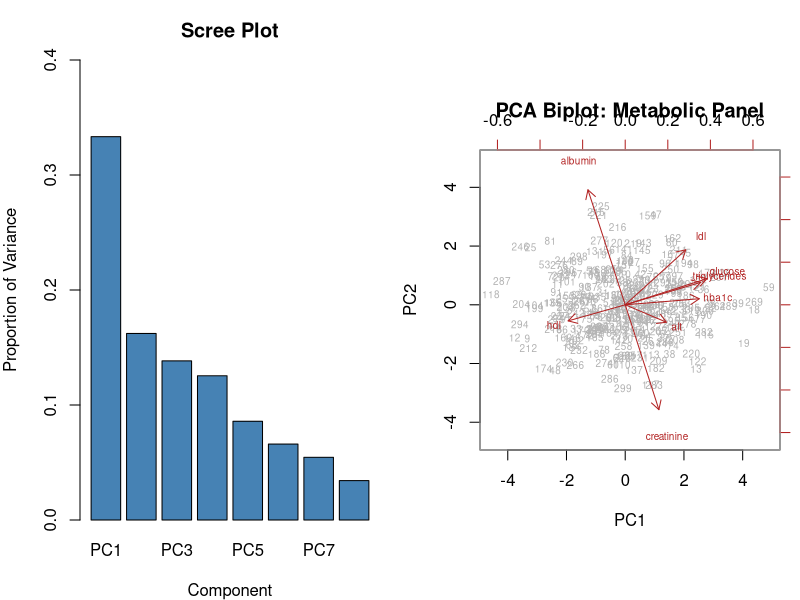
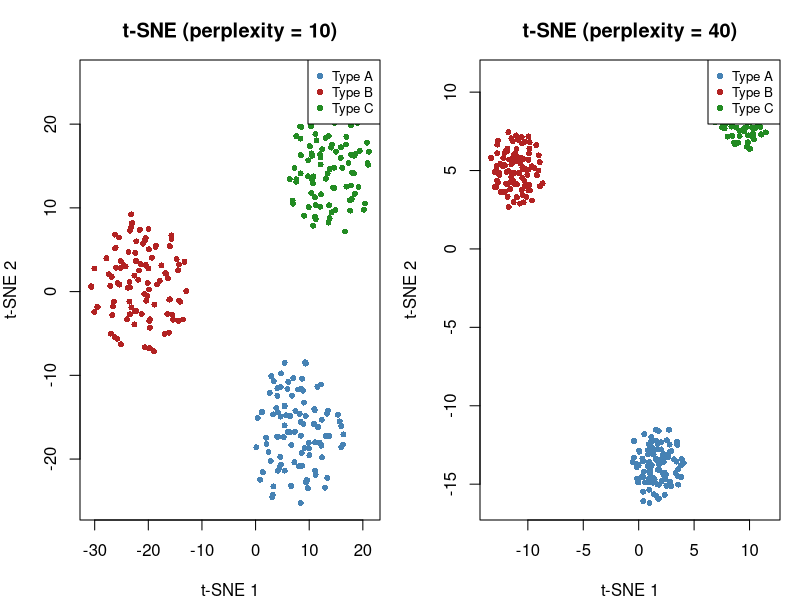
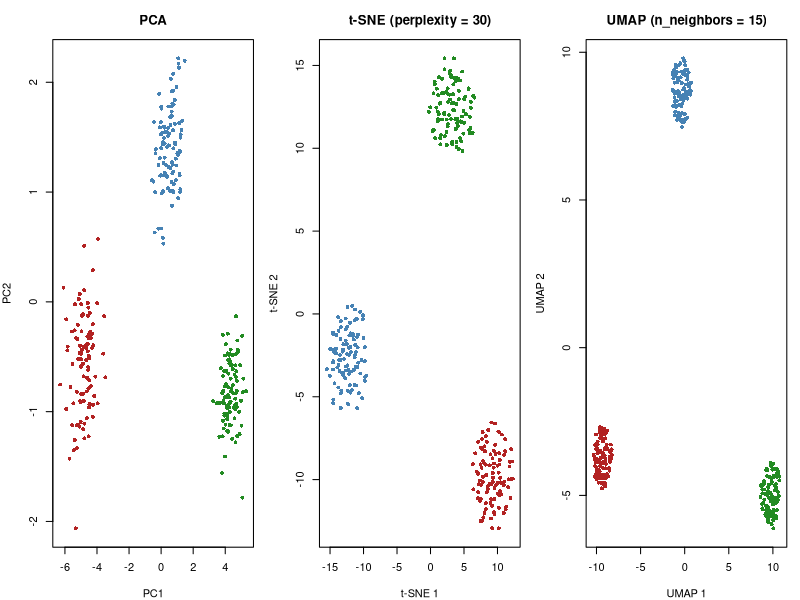
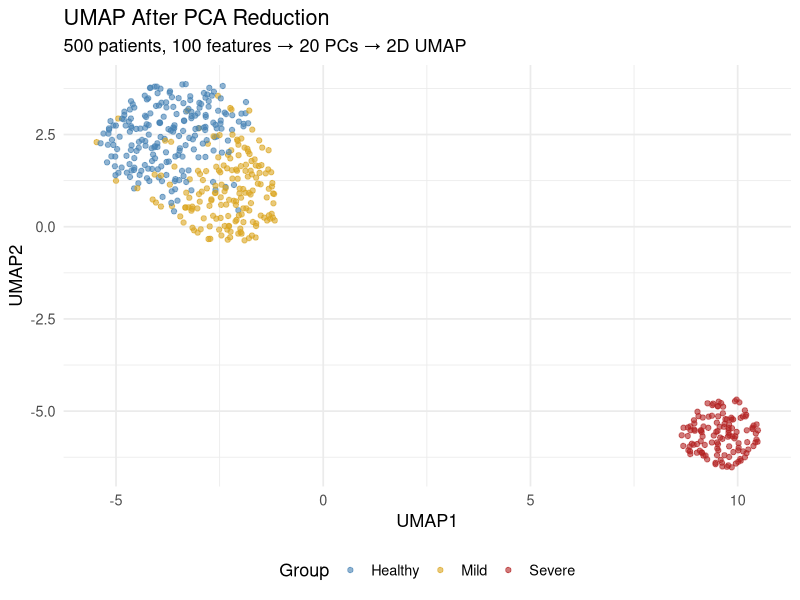

Recreate these plots in R, in order. (Note: this script raises an error after producing the figures.)
## ---- chunk 1
#| include: false
library(tidyverse)
library(knitr)
## ---- chunk 2
#| label: fig-pca-metabolic-r
#| fig-cap: "PCA of a simulated metabolic panel: scree plot and biplot."
#| fig-width: 12
#| fig-height: 5

set.seed(42)
n <- 300

# Simulate correlated metabolic data
# Create correlation structure: glucose/HbA1c/triglycerides cluster;
# creatinine/albumin cluster
library(MASS)
# fmt: skip
Sigma <- matrix(c(
  1.0, 0.7, 0.5, 0.3,-0.2, 0.1, 0.2,-0.1,
  0.7, 1.0, 0.4, 0.2,-0.2, 0.1, 0.1,-0.1,
  0.5, 0.4, 1.0, 0.4,-0.3, 0.1, 0.3,-0.1,
  0.3, 0.2, 0.4, 1.0,-0.5, 0.1, 0.2, 0.0,
 -0.2,-0.2,-0.3,-0.5, 1.0,-0.1,-0.1, 0.2,
  0.1, 0.1, 0.1, 0.1,-0.1, 1.0, 0.1,-0.3,
  0.2, 0.1, 0.3, 0.2,-0.1, 0.1, 1.0,-0.2,
 -0.1,-0.1,-0.1, 0.0, 0.2,-0.3,-0.2, 1.0
), nrow = 8)

z <- mvrnorm(n, mu = rep(0, 8), Sigma = Sigma)
metabolic <- tibble(
  glucose = round(z[, 1] * 30 + 100),
  hba1c = round(z[, 2] * 1.0 + 5.8, 1),
  triglycerides = round(z[, 3] * 50 + 150),
  ldl = round(z[, 4] * 30 + 120),
  hdl = round(z[, 5] * 12 + 55),
  creatinine = round(z[, 6] * 0.3 + 1.0, 2),
  alt = round(z[, 7] * 15 + 30),
  albumin = round(z[, 8] * 0.4 + 4.0, 1)
)

# PCA on scaled data
pca_result <- prcomp(metabolic, scale. = TRUE)

# Scree plot and biplot side by side
par(mfrow = c(1, 2), mar = c(4, 4, 3, 1))

# Scree plot
var_explained <- pca_result$sdev^2 / sum(pca_result$sdev^2)
barplot(
  var_explained,
  names.arg = paste0("PC", 1:8),
  col = "steelblue",
  main = "Scree Plot",
  ylab = "Proportion of Variance",
  xlab = "Component",
  ylim = c(0, 0.4)
)
# Biplot
biplot(
  pca_result,
  scale = 0,
  cex = 0.6,
  col = c("grey70", "firebrick"),
  main = "PCA Biplot: Metabolic Panel"
)
## ---- chunk 3
#| label: fig-tsne-r
#| fig-cap: "t-SNE visualisation of simulated patient data with three disease subtypes."
#| fig-width: 10
#| fig-height: 5

library(Rtsne)

set.seed(42)

# Simulate 3 patient subtypes with 20 features
n_per_group <- 100
p <- 20

group1 <- matrix(rnorm(n_per_group * p, mean = 0, sd = 1), ncol = p)
group2 <- matrix(rnorm(n_per_group * p, mean = 2, sd = 1.2), ncol = p)
group3 <- matrix(rnorm(n_per_group * p, mean = -1, sd = 0.8), ncol = p)
# Make groups differ in specific feature subsets
group2[, 1:5] <- group2[, 1:5] + 3
group3[, 10:15] <- group3[, 10:15] - 4

X <- rbind(group1, group2, group3)
labels <- factor(rep(c("Type A", "Type B", "Type C"), each = n_per_group))

# Run t-SNE with two perplexity values
tsne_low <- Rtsne(
  X,
  perplexity = 10,
  dims = 2,
  verbose = FALSE,
  max_iter = 1000
)
tsne_high <- Rtsne(
  X,
  perplexity = 40,
  dims = 2,
  verbose = FALSE,
  max_iter = 1000
)

par(mfrow = c(1, 2), mar = c(4, 4, 3, 1))
cols <- c("steelblue", "firebrick", "forestgreen")

plot(
  tsne_low$Y,
  col = cols[labels],
  pch = 16,
  cex = 0.8,
  main = "t-SNE (perplexity = 10)",
  xlab = "t-SNE 1",
  ylab = "t-SNE 2"
)
legend("topright", levels(labels), col = cols, pch = 16, cex = 0.8)

plot(
  tsne_high$Y,
  col = cols[labels],
  pch = 16,
  cex = 0.8,
  main = "t-SNE (perplexity = 40)",
  xlab = "t-SNE 1",
  ylab = "t-SNE 2"
)
legend("topright", levels(labels), col = cols, pch = 16, cex = 0.8)
## ---- chunk 4
#| label: fig-umap-comparison-r
#| fig-cap: "PCA, t-SNE, and UMAP visualisations of the same simulated patient dataset."
#| fig-width: 14
#| fig-height: 4.5

library(Rtsne)
library(uwot)

set.seed(42)

pca_scores <- prcomp(X, scale. = TRUE)$x[, 1:2]
tsne_emb <- Rtsne(X, perplexity = 30, dims = 2, verbose = FALSE)$Y
umap_emb <- umap(X, n_neighbors = 15, min_dist = 0.1, verbose = FALSE)

par(mfrow = c(1, 3), mar = c(4, 4, 3, 1))
cols <- c("steelblue", "firebrick", "forestgreen")[as.numeric(labels)]

plot(
  pca_scores,
  col = cols,
  pch = 16,
  cex = 0.8,
  main = "PCA",
  xlab = "PC1",
  ylab = "PC2"
)

plot(
  tsne_emb,
  col = cols,
  pch = 16,
  cex = 0.8,
  main = "t-SNE (perplexity = 30)",
  xlab = "t-SNE 1",
  ylab = "t-SNE 2"
)

plot(
  umap_emb,
  col = cols,
  pch = 16,
  cex = 0.8,
  main = "UMAP (n_neighbors = 15)",
  xlab = "UMAP 1",
  ylab = "UMAP 2"
)
## ---- chunk 5
#| label: fig-workflow-r
#| fig-cap: "The standard workflow: PCA for initial reduction, then UMAP for visualisation."
#| fig-width: 10
#| fig-height: 5

library(uwot)

set.seed(42)

# Simulate high-dimensional data: 500 patients, 100 features
n <- 500
p <- 100
group <- sample(
  c("Healthy", "Mild", "Severe"),
  n,
  replace = TRUE,
  prob = c(0.4, 0.35, 0.25)
)

X_hd <- matrix(rnorm(n * p), ncol = p)
# Add signal in first few features
X_hd[group == "Mild", 1:10] <- X_hd[group == "Mild", 1:10] + 1.5
X_hd[group == "Severe", 1:10] <- X_hd[group == "Severe", 1:10] + 3
X_hd[group == "Severe", 11:20] <- X_hd[group == "Severe", 11:20] - 2

# Step 1: Scale
X_scaled <- scale(X_hd)

# Step 2: PCA to 20 components
pca_20 <- prcomp(X_scaled)$x[, 1:20]

# Step 3: UMAP on PCA-reduced data
umap_result <- umap(pca_20, n_neighbors = 15, min_dist = 0.1, verbose = FALSE)

# Step 4: Visualise
plot_df <- tibble(
  UMAP1 = umap_result[, 1],
  UMAP2 = umap_result[, 2],
  Group = factor(group, levels = c("Healthy", "Mild", "Severe"))
)

ggplot(plot_df, aes(x = UMAP1, y = UMAP2, colour = Group)) +
  geom_point(alpha = 0.6, size = 1.5) +
  scale_colour_manual(
    values = c(
      "Healthy" = "steelblue",
      "Mild" = "goldenrod",
      "Severe" = "firebrick"
    )
  ) +
  labs(
    title = "UMAP After PCA Reduction",
    subtitle = "500 patients, 100 features → 20 PCs → 2D UMAP"
  ) +
  theme_minimal(base_size = 13) +
  theme(legend.position = "bottom")
## ---- chunk 6
#| label: exercise-1-solution
#| fig-width: 10
#| fig-height: 5

library(tidyverse) # %>% pipe, select()

# Add diabetes status (correlated with glucose/HbA1c)
set.seed(99)
metabolic$diabetes <- factor(ifelse(
  metabolic$glucose > 110 & metabolic$hba1c > 6.2,
  "Diabetic",
  "Non-diabetic"
))

pca_fit <- prcomp(metabolic %>% select(-diabetes), scale. = TRUE)

# (a) & (b) Scree plot with cumulative variance
var_prop <- pca_fit$sdev^2 / sum(pca_fit$sdev^2)
cum_var <- cumsum(var_prop)

par(mfrow = c(1, 2), mar = c(4, 4, 3, 1))
barplot(
  var_prop,
  names.arg = paste0("PC", 1:8),
  col = "steelblue",
  main = "Variance Explained",
  ylab = "Proportion"
)
abline(h = 1 / 8, col = "firebrick", lty = 2)

plot(
  1:8,
  cum_var,
  type = "b",
  pch = 16,
  col = "steelblue",
  main = "Cumulative Variance",
  xlab = "Components",
  ylab = "Cumulative proportion",
  ylim = c(0, 1)
)
abline(h = 0.80, col = "firebrick", lty = 2)
text(6, 0.82, "80% threshold", col = "firebrick", cex = 0.8)

cat("Components for 80% variance:", which(cum_var >= 0.80)[1], "\n")

# (c) Loadings: how strongly each variable contributes to PC1 and PC2
loadings_tab <- data.frame(
  Variable = rownames(pca_fit$rotation),
  PC1 = round(pca_fit$rotation[, 1], 3),
  PC2 = round(pca_fit$rotation[, 2], 3),
  row.names = NULL
)
knitr::kable(
  loadings_tab[order(-abs(loadings_tab$PC1)), ],
  row.names = FALSE,
  caption = "Variable loadings on the first two principal components (sorted by absolute PC1 loading)."
)
